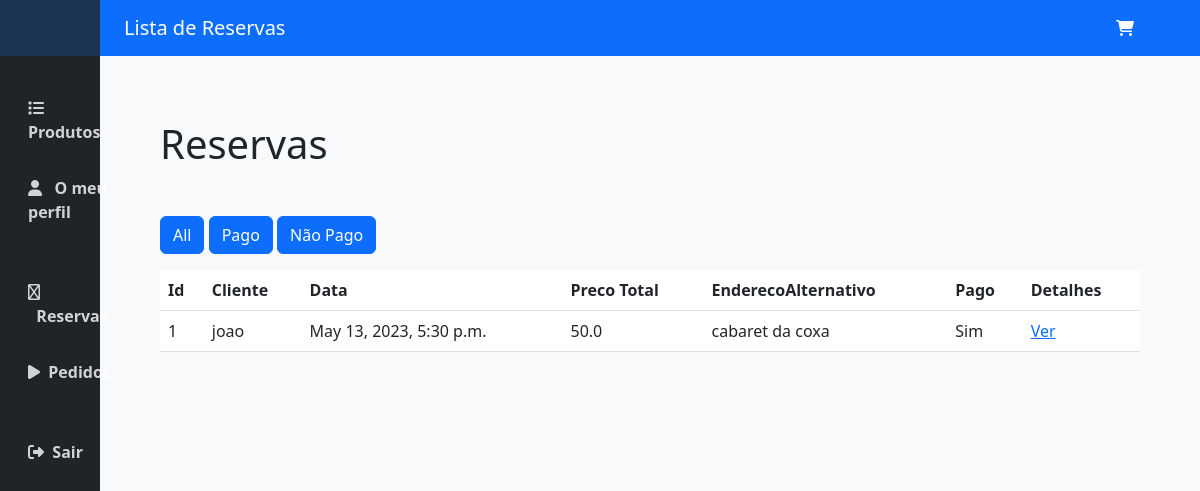
The app's page /store/reserveslist (signed in) with its own data.
### store/models.py (models this page shows, shortened)
class Reserva(models.Model):
    Cliente = models.ForeignKey(User_Extension, on_delete=models.CASCADE)
    Data = models.DateTimeField()
    PrecoTotal = models.FloatField()
    EnderecoAlternativo = models.CharField(max_length=150)
    Pago = models.BooleanField(default=False)

class User_Extension(models.Model):
    User = models.OneToOneField(User, on_delete=models.CASCADE)
    Imagem = models.CharField(max_length=250)
    Ativo = models.BooleanField(default=True)
    Endereco = models.CharField(max_length=150)
    Phone = models.CharField(max_length=15)
    class Tipos(models.TextChoices):
        CLIENTE = "CL"
        APPADMIN = "AA"
        EMPREGADO = "EM"
    Tipo = models.CharField(max_length=2, choices=Tipos.choices, default=Tipos.CLIENTE)
    class Meta:
        permissions = [
            ("is_app_admin", _("Is an application administrator.")),
            ("is_employee", _("Is a employee.")),
            ("is_client", _("Is a client.")),
        ]

### store/views.py (the view)
# urls.py: path("reserveslist", views.reserveslist, name="reserveslist"),
@login_required
def reserveslist(request):
    userext = get_object_or_404(User_Extension, User=request.user)
    if userext.Tipo == "CL":
        reserva = Reserva.objects.filter(Cliente=userext)
    else:
        reserva = Reserva.objects.all().order_by("-Data")
    return render(request, "store/reserveslist.html", {"reserva": reserva})

### store/templates/store/reserveslist.html (shortened to what this page needs)
{% extends "./base.html" %}
{% load static %}
{% block nav-bar-title %} Lista de Reservas {% endblock %}
{% block main-content %}
<body>
    <div class="container mt-3">
      <h1 class="mb-5">Reservas</h1>
      <div class="filter-buttons mb-3">
        <button class="btn btn-primary filter-button" data-filter="all">All</button>
        <button class="btn btn-primary filter-button" data-filter="pago">Pago</button>
        <button class="btn btn-primary filter-button" data-filter="nao-pago">Não Pago</button>
      </div>
      <table class="table table-hover" id="myTable"
      data-toggle="table"
      data-pagination="true"
      data-page-size="10"
      data-pagination-loop="false"
      data-sortable="true"
      data-search="true">
        <thead>
          <tr>
            <th>Id</th>
            <th>Cliente</th>
            <th data-sortable="true">Data</th>
            <th data-sortable="true">Preco Total</th>
            <th>EnderecoAlternativo</th>
            <th data-sortable="true">Pago</th>
            <th>Detalhes</th>
          </tr>
        </thead>
        <tbody id="items-table-body">
          {% for x in reserva %}
          <tr>
              <td>{{ x.id}}</td>
              <td>{{ x.Cliente.User.username }}</td>
              <td data-date="{{ x.Data|date:'Y-m-d H:i:s' }}">{{ x.Data }}</td>
              <td>{{ x.PrecoTotal }}</td>
              <td>{{ x.EnderecoAlternativo }}</td>
              <td class = "pago">{% if x.Pago %} Sim {% else %} Nao {% endif %}</td>
                <td><a href="{% url 'store:reservedetails' x.id %}">Ver</a></td>
              </tr>
              {% endfor %}
            </tbody>
          </table>
        </div>
{% endblock %}

### records on screen
Reserva: id "1", Cliente.User.username "joao", Data "May 13, 2023, 5:30 p.m.", PrecoTotal "50.0", EnderecoAlternativo "cabaret da coxa", Pago "Sim"
